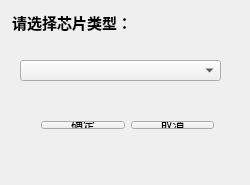
<?xml version="1.0" encoding="UTF-8"?>
<ui version="4.0">
 <class>MCUWidget</class>
 <widget class="QWidget" name="MCUWidget">
  <property name="geometry">
   <rect>
    <x>0</x>
    <y>0</y>
    <width>250</width>
    <height>185</height>
   </rect>
  </property>
  <property name="windowTitle">
   <string>MCUWidget</string>
  </property>
  <widget class="QLabel" name="label">
   <property name="geometry">
    <rect>
     <x>12</x>
     <y>12</y>
     <width>152</width>
     <height>21</height>
    </rect>
   </property>
   <property name="font">
    <font>
     <family>Arial</family>
     <pointsize>11</pointsize>
     <weight>75</weight>
     <bold>true</bold>
    </font>
   </property>
   <property name="text">
    <string>请选择芯片类型：</string>
   </property>
  </widget>
  <widget class="QComboBox" name="comboBox">
   <property name="geometry">
    <rect>
     <x>20</x>
     <y>60</y>
     <width>201</width>
     <height>21</height>
    </rect>
   </property>
  </widget>
  <widget class="QWidget" name="">
   <property name="geometry">
    <rect>
     <x>30</x>
     <y>110</y>
     <width>195</width>
     <height>30</height>
    </rect>
   </property>
   <layout class="QHBoxLayout" name="horizontalLayout">
    <item>
     <widget class="QPushButton" name="pushButtonOK">
      <property name="text">
       <string>确定</string>
      </property>
     </widget>
    </item>
    <item>
     <widget class="QPushButton" name="pushButtonCancel">
      <property name="text">
       <string>取消</string>
      </property>
     </widget>
    </item>
   </layout>
  </widget>
  <zorder>pushButtonOK</zorder>
  <zorder>pushButtonCancel</zorder>
 </widget>
 <layoutdefault spacing="6" margin="11"/>
 <resources/>
 <connections/>
</ui>
